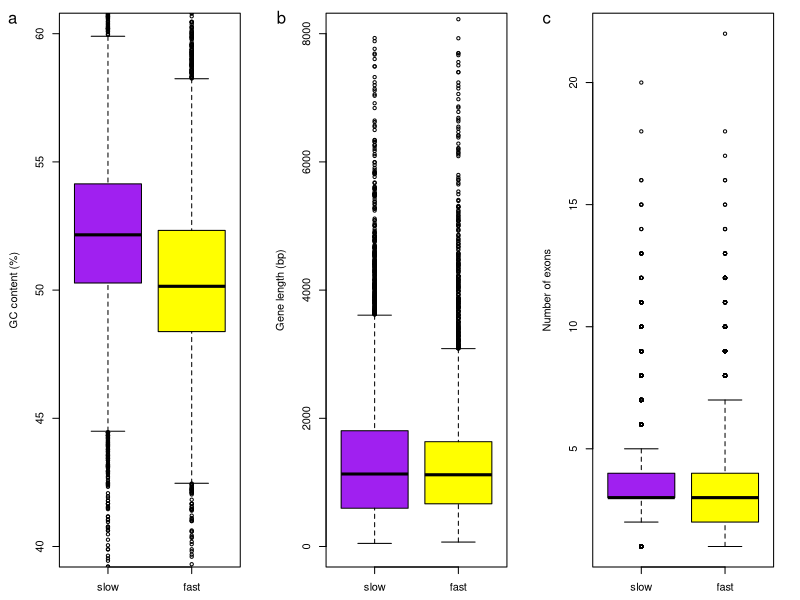

Here is the R script that generated this plot:
pdf("data/2speed/2speed.supp.pdf", 7,2.5)
layout(matrix(c(1:3),1,3,byrow = TRUE))
#gc gene
fast<-read.table("data/2speed/fast.lengc.tsv")
slow<-read.table("data/2speed/slow.lengc.tsv")
x<-list(slow$V3,fast$V3)
names(x)<-c("slow", "fast")
par(mar=c(2.5,4.5,1,2))
boxplot(x, ylim=c(40,60), col=c("purple","yellow"),ylab="GC content (%)")
mtext("a", adj=0.01, line=-2, outer=T);


# gene len
fast<-read.table("data/2speed/fast.lengc.tsv")
slow<-read.table("data/2speed/slow.lengc.tsv")
y<-list(slow$V2,fast$V2)
names(y)<-c("slow", "fast")
par(mar=c(2.5,4.5,1,2))
boxplot(y, ylim=c(0,8000), col=c("purple","yellow"),ylab="Gene length (bp)", outline = T)
mtext("b", adj=0.35, line=-2, outer=T);


# exon
fast<-read.table("data/2speed/fast.exon.tsv")
slow<-read.table("data/2speed/slow.exon.tsv")
x<-list(slow$V2,fast$V2)
names(x)<-c("slow", "fast")
par(mar=c(2.5,4.5,1,2))
boxplot(x, col=c("purple","yellow"),ylab="Number of exons", outline = T)
mtext("c", adj=0.685, line=-2, outer=T);
dev.off()